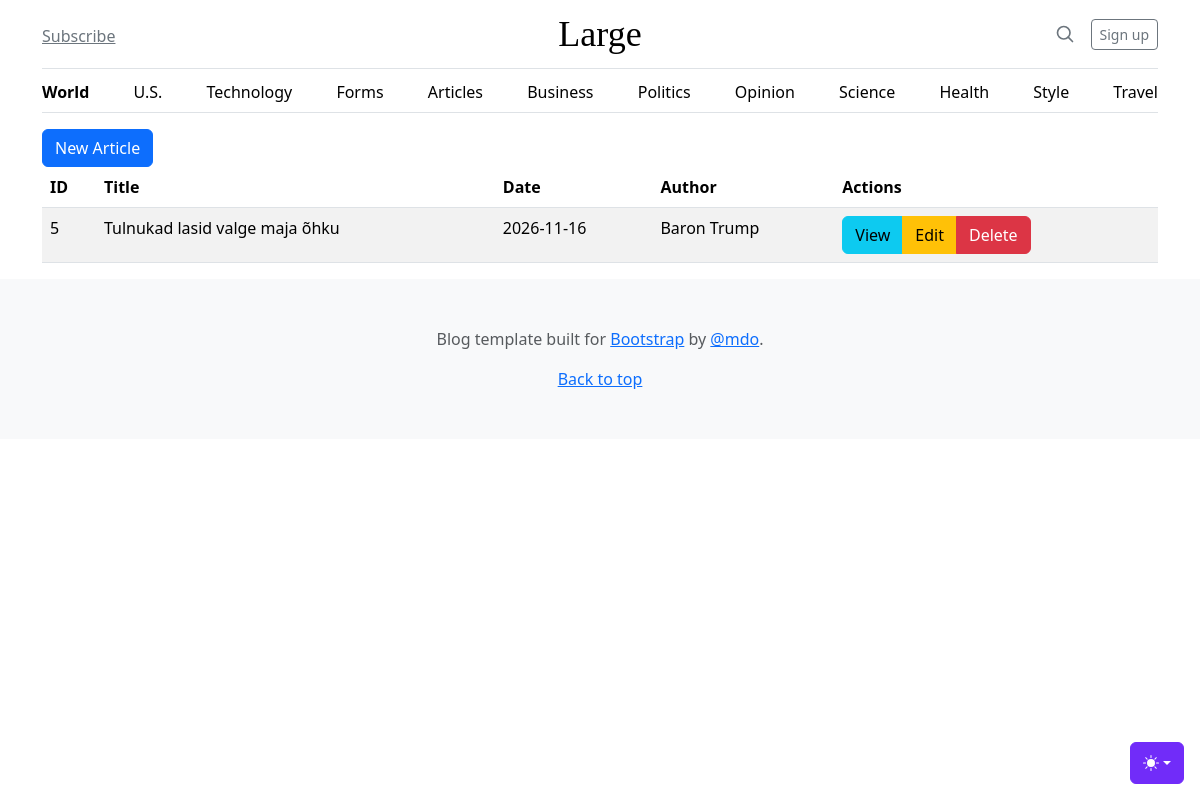
The page /admin/articles on the database its author committed.
### tables this page shows
CREATE TABLE articles
(
    id     integer
        constraint articles_pk
            primary key autoincrement,
    title  text     not null,
    body   text,
    date   datetime not null,
    author text     not null
);

### helpers.php (called while the page is built, shortened)
<?php
function view($viewName, $variables=[]){
    extract($variables);
    include __DIR__ . "/views/$viewName.php";
}

### src/Controllers/ArticlesController.php (called while the page is built, shortened)
<?php
class ArticlesController
{
    public function index() {
        $articles = Article::all();
        view('articles/index', compact('title', 'articles'));
    }
}

### src/DB.php (called while the page is built, shortened)
<?php
class DB {
    private $conn;
    public function __construct()
    {
        try {
            $this->conn = new PDO("sqlite:" . __DIR__ . '/../db.sqlite');
            $this->conn->setAttribute(PDO::ATTR_ERRMODE, PDO::ERRMODE_EXCEPTION);
        } catch (PDOException $e) {
            echo "Connection failed: " . $e->getMessage();
        }
    }
    public function all($table, $class) {
        $sql = "SELECT * FROM $table";
        $result = $this->conn->query($sql);
        $result->setFetchMode(PDO::FETCH_CLASS, $class);
        return $result->fetchAll();
    }
}

### src/Models/Model.php (called while the page is built, shortened)
<?php
abstract class Model {
    protected static string $table;
    public static function all() {
        $db = new DB();
        return $db->all(static::$table, static::class);
    }
}

### views/articles/index.php (the view)
<?php include __DIR__ . '/../partials/header.php'; ?>
<main class="container">
  <a href="/admin/articles/create" class="btn btn-primary">New Article</a>
  <table class="table table-hover table-striped">
    <thead>
      <th>ID</th>
      <th>Title</th>
      <th>Date</th>
      <th>Author</th>
      <th>Actions</th>
    </thead>
    <tbody>
      <?php foreach (($articles ?? []) as $article): ?>
        <tr>
          <td><?= $article->id ?></td>
          <td><?= $article->title ?></td>
          <td><?= $article->date ?></td>
          <td><?= $article->author ?></td>
          <td>
            <div class="btn-group">
              <a href="/admin/articles/view?id=<?= $article->id ?>" class="btn btn-info">View</a>
              <a href="/admin/articles/edit?id=<?= $article->id ?>" class="btn btn-warning">Edit</a>
              <a href="/admin/articles/delete?id=<?= $article->id ?>" class="btn btn-danger">Delete</a>
            </div>
          </td>
        </tr>
      <?php endforeach ?>
    </tbody>
  </table>
</main>
<?php include __DIR__ . '/../partials/footer.php'; ?>

### rows shown on the page
articles: id "5", title "Tulnukad lasid valge maja õhku", date "2026-11-16", author "Baron Trump"
